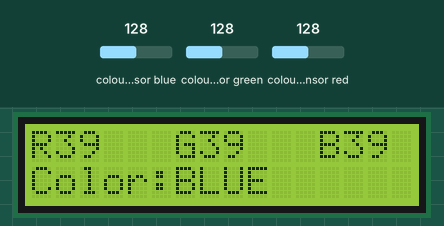
This sketch was run on a simulated Arduino Uno, built with avr-gcc and run on an emulated ATmega328P. Shown: 16×2 character LCD. Wiring (inferred from the names in the program): TCS3200 colour sensor: output pin 8; S2 pin 11; S3 pin 12; S0 pin 9; S1 pin 10. Inputs (shaded band) come from the test bench; at power-on: colour sensor blue 128, colour sensor green 128, colour sensor red 128. What the sketch prints to the serial monitor is not drawn.

Above: at 3.2 s.
3.3 s: colour sensor blue set to 5
At 4.7 s:
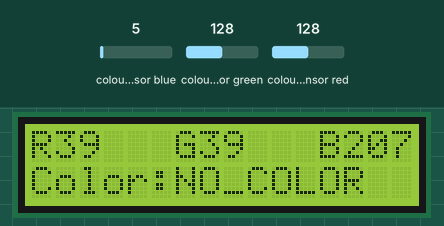
5.6 s: colour sensor green set to 5
At 7.2 s:
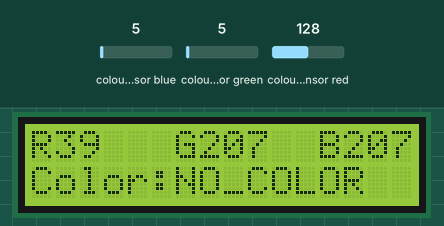
7.6 s: colour sensor red set to 5
At 9.4 s:
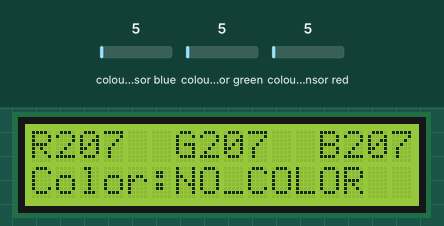
9.7 s: colour sensor blue set to 64
At 11.0 s:
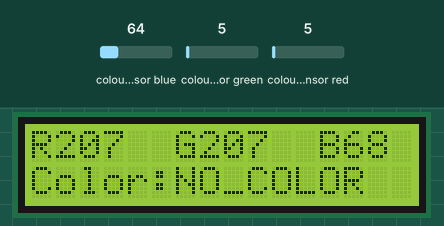
11.7 s: colour sensor green set to 64
At 13.5 s:
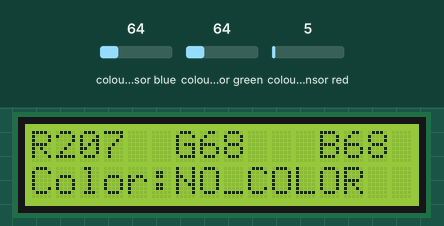
Timing chart, 0 to 14.8 s (numbered marks = the images above; inputs shaded):
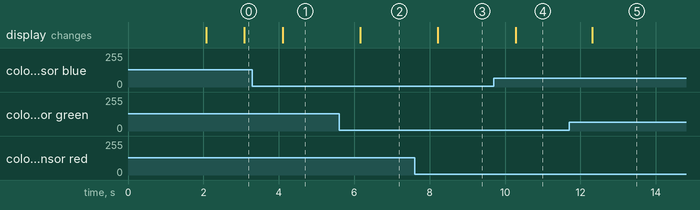

Measured:
- after the input at 3.3 s, the display: changes after 0.81 s (image 1)
- after the input at 5.6 s, the display: changes after 0.57 s (image 2)
- after the input at 7.6 s, the display: changes after 0.62 s (image 3)
- after the input at 9.7 s, the display: changes after 0.58 s (image 4)
- after the input at 11.7 s, the display: changes after 0.61 s (image 5)

The sketch:

project_2.ino
```cpp
#include <LiquidCrystal.h>
LiquidCrystal lcd(2,3,4,5,6,7);

#define outPin 8
#define s0 9
#define s1 10
#define s2 11
#define s3 12

boolean DEBUG = true;


int  red , grn , blu;
String color ="";
long startTiming = 0;
long elapsedTime = 0;

void setup()
{
  Serial.begin(9600);

  pinMode(s0, OUTPUT);
  pinMode(s1, OUTPUT);
  pinMode(s2, OUTPUT);
  pinMode(s3, OUTPUT);
  pinMode(outPin, INPUT);

  digitalWrite(s0,HIGH);
  digitalWrite(s1,HIGH);

  lcd.begin(16,2);
  lcd.clear();
  lcd.setCursor(3,0);
  lcd.print("Welcome To");
  lcd.setCursor(1,1);
  lcd.print("color Detector");
  delay(2000);
  lcd.clear();
  startTiming = millis();
  }

void loop()
{
  gettColor();

  if(DEBUG)PrintData();
  elapsedTime = millis()-startTiming;
  if(elapsedTime > 1000)
  {
showDataLCD();
startTiming=millis();
  }
}

void readRGB()
{
  red = 0 , grn=0 , blu=0;

  int n=10;
  for(int i=0;i<n;++i)
  {
    digitalWrite(s2,LOW);
    digitalWrite(s3,LOW);
    red = red + pulseIn(outPin,LOW);

    digitalWrite(s2,HIGH);
    digitalWrite(s3,HIGH);
    grn = grn + pulseIn(outPin,LOW);

    digitalWrite(s2,LOW);
    digitalWrite(s3,HIGH);
    blu = blu + pulseIn(outPin,LOW);
  }
  red = red/n;
  grn =  grn/n;
  blu = blu/n;
  }

  void PrintData(void)
  {
    Serial.print("red=");
    Serial.print(red);
    Serial.print("red=");
    Serial.print("green=");
    Serial.print(grn);
    Serial.print("blue=");
    Serial.print(blu);
    Serial.print(" - ");
    Serial.print(color);
    Serial.println("detected!");
  }

  void showDataLCD(void)
  {
   lcd.clear();
   lcd.setCursor(0,0);
   lcd.print("R");
   lcd.print(red);
   lcd.setCursor(6,0);
   lcd.print("G");
   lcd.print(grn);
   lcd.setCursor(12,0);
   lcd.print("B");
   lcd.print(blu);
   lcd.setCursor(0,1);
   lcd.print("Color:");
   lcd.print(color);
  }

  void gettColor()
  {
readRGB();

  if(red>7 && red<30 && grn>17 && grn<25 && blu>13 && blu<40) color ="RED";
 else if(red>17 && red<21 && grn>11 && grn<40 && blu>30 && blu<40) color ="GREEN";
 else if(red>15 && red<50 && grn>25 && grn<40 && blu>30 && blu<40) color ="BLUE";
 else if(red>4 && red<8 && grn>6 && grn<10 && blu>9 && blu<13) color ="YELLOW";
 else if(red>5 && red<8 && grn>4 && grn<8 && blu>3 && blu<7) color ="WHITE";
 else color = "NO_COLOR";
}
```
